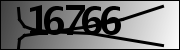
#> input picture test_imgs/16766.png, 180 x 50 px
$ python -i preprocessing.py   (imports and definitions only)
#> lines starting #> are read from the running program, lines starting #| are printed output that depends on the picture; after the words box and inside, x2 and y2 are one past the last pixel; in counts of white or black regions, pixels touching at a corner belong together
import cv2 as cv
import numpy as np
import splitting


# [72 lines left out: functions preprocess, preprocess_digit_img, contour_to_img, _rm_thin_lines, vertical_thickness_threshold, not called in this run]

>>> import cv2
>>> picture = cv2.imread('test_imgs/16766.png', cv2.IMREAD_GRAYSCALE)
#> picture is the input picture: shape (50, 180); min 0, max 252, mean 115.1
>>> result = preprocess_digit_img(picture)
#> in preprocess_digit_img, `cntrs, _ = cv.findContours(img, cv.RETR_EXTERNAL, cv.CHAIN_APPROX_NONE)`: cntrs = 8 contours, 3 with area under 20; largest, box (x1, y1, x2, y2) and area: (1, 1, 179, 49) 6076, (50, 21, 58, 31) 58, (107, 22, 115, 31) 48, (88, 21, 96, 26) 21, (73, 28, 86, 32) 20
#> in preprocess_digit_img, `max_cntr = max(cntrs, key=lambda el: cv.contourArea(el[0]))`: max_cntr = 2 items, first 2: contour of 1229 points, box (x1, y1, x2, y2) (1, 1, 179, 49), area 6076, (1, 1, 178, 48)
#> in preprocess_digit_img, `cntr_height = max_cntr[1][3]`: cntr_height = 48
#> in preprocess_digit_img, `cntr_width = max_cntr[1][2]`: cntr_width = 178
#> in contour_to_img, `cv.drawContours(mask, [contour], -1, 255, -1)`:
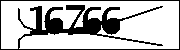
#> mask: shape (50, 180); 74.3% white; 1 black region, box (x1, y1, x2, y2) and area: (0, 0, 180, 50) 2309
#> in contour_to_img, `out[mask == 255] = img[mask == 255]`:
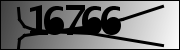
#> out: shape (50, 180); min 0, max 252, mean 112.2
#> in contour_to_img, `x, y, w, h = cv.boundingRect(contour)`: x = 1; w = 178; h = 48
#> in contour_to_img, `return out[y:y + h, x:x + w]`:
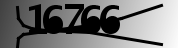
#> returned value: shape (48, 178); min 0, max 252, mean 118.2
#> in preprocess_digit_img, `img = cv.erode(img, kernel)`:
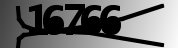
#> img: shape (48, 178); min 0, max 250, mean 108.6

$ run again, on test_imgs/26968.png
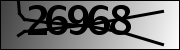
#> input picture test_imgs/26968.png, 180 x 50 px
#> picture is the input picture: shape (50, 180); min 0, max 252, mean 112.3
#> cntrs = 1 contour; box (x1, y1, x2, y2) and area: (1, 1, 179, 49) 8319
#> max_cntr = 2 items, first 2: contour of 448 points, box (x1, y1, x2, y2) (1, 1, 179, 49), area 8319, (1, 1, 178, 48)
#> cntr_height = 48
#> cntr_width = 178
#> in contour_to_img, `cv.drawContours(mask, [contour], -1, 255, -1)`:
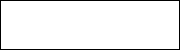
#> mask: shape (50, 180); 94.9% white; black in thin lines or dots
#> x = 1; w = 178; h = 48
#> in preprocess_digit_img, `img = cv.erode(img, kernel)`:
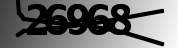
#> img: shape (48, 178); min 0, max 250, mean 107.3
